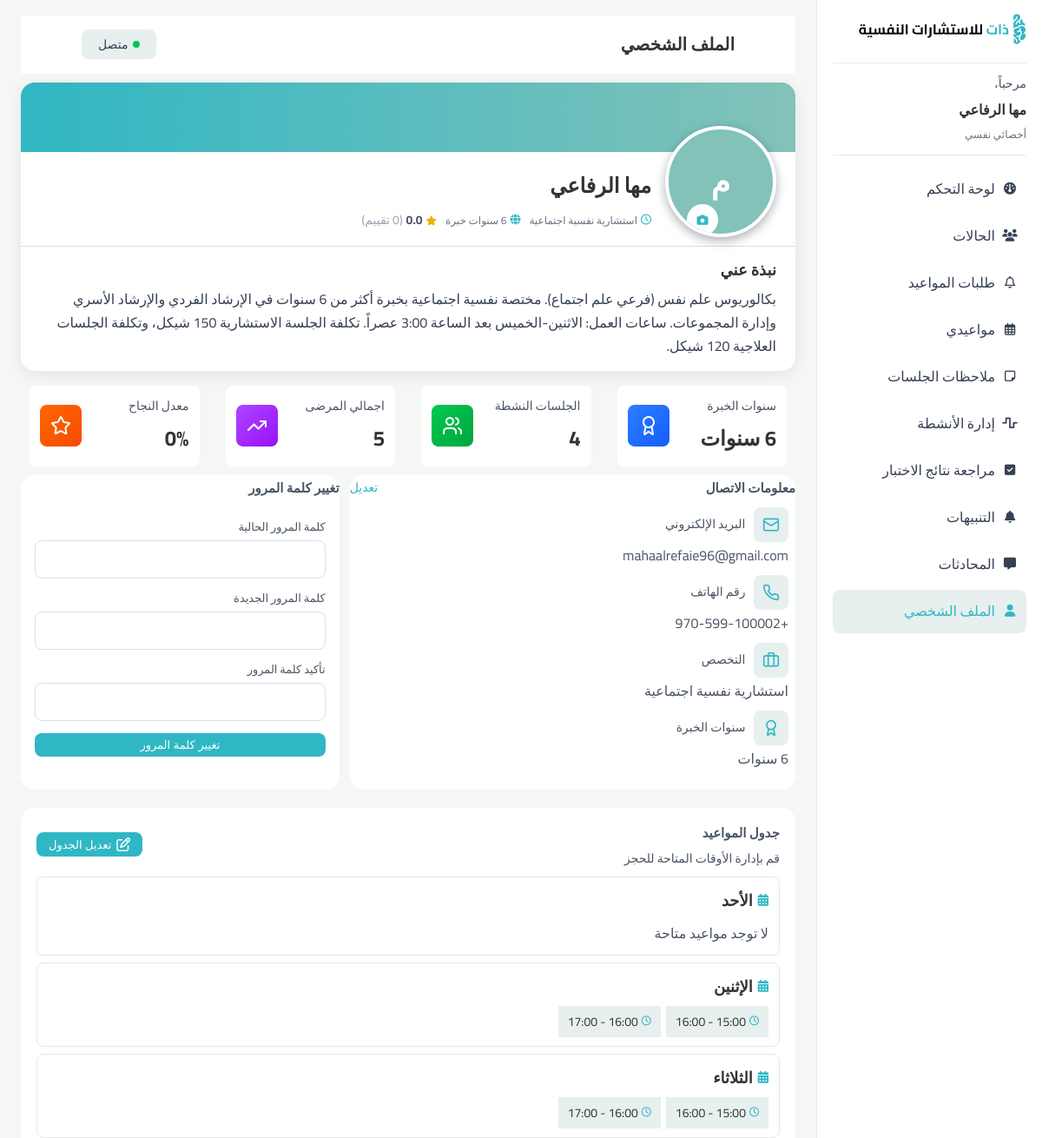
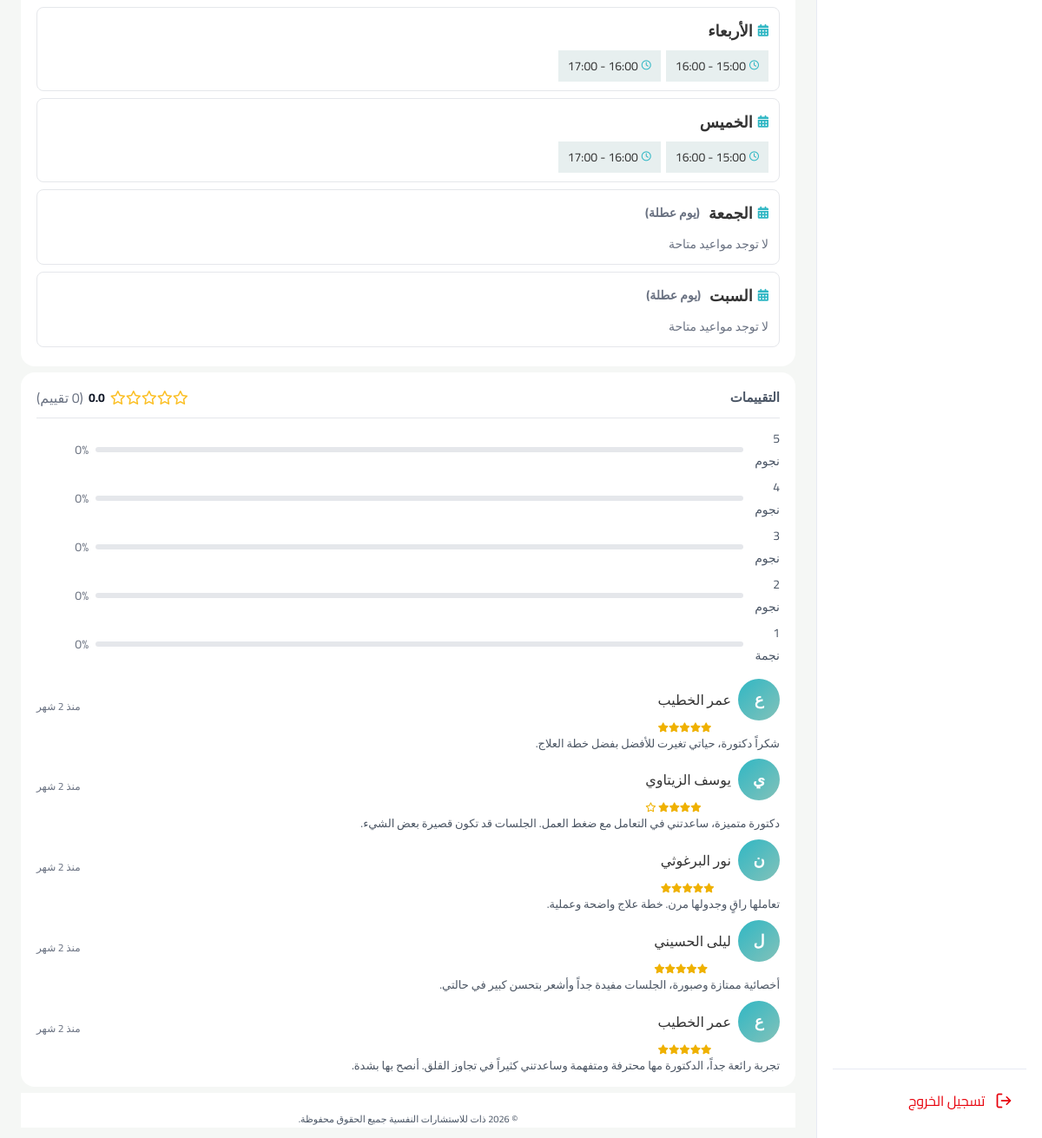
Page /TherapistPHP/therapist/profile/index.php (signed in) on the committed database (2 pictures, top to bottom).
### tables this page shows
CREATE TABLE `therapists` (
  `therapist_id` int(11) NOT NULL,
  `specialization` varchar(150) NOT NULL,
  `bio` text NOT NULL,
  `certification` varchar(50) NOT NULL,
  `experience_years` tinyint(3) UNSIGNED DEFAULT NULL,
  `rating` decimal(3,1) DEFAULT 0.0,
  `rating_count` int(10) UNSIGNED NOT NULL DEFAULT 0,
  `status` varchar(15) NOT NULL DEFAULT 'AVAILABLE' CHECK (`status` in ('AVAILABLE','BUSY','ON_LEAVE')),
  `color` varchar(50) DEFAULT NULL
);

CREATE TABLE `users` (
  `user_id` int(11) NOT NULL,
  `name` varchar(100) NOT NULL,
  `email` varchar(150) NOT NULL,
  `password` varchar(255) NOT NULL,
  `phone` varchar(20) DEFAULT NULL,
  `avatar` varchar(255) DEFAULT NULL,
  `role` varchar(20) NOT NULL CHECK (`role` in ('CLIENT','THERAPIST','ADMIN')),
  `is_active` tinyint(1) DEFAULT 1,
  `created_at` datetime NOT NULL DEFAULT current_timestamp(),
  `updated_at` datetime NOT NULL DEFAULT current_timestamp() ON UPDATE current_timestamp(),
  `is_2fa_enabled` tinyint(1) NOT NULL DEFAULT 0,
  `username` varchar(50) DEFAULT NULL,
  `appointment_notifications` tinyint(1) NOT NULL DEFAULT 1,
  `message_notifications` tinyint(1) NOT NULL DEFAULT 1,
  `activity_reminder_notifications` tinyint(1) NOT NULL DEFAULT 1,
  `session_version` int(10) UNSIGNED NOT NULL DEFAULT 0
);

CREATE TABLE `therapist_availability` (
  `availability_id` int(11) NOT NULL,
  `therapist_id` int(11) DEFAULT NULL,
  `day_of_week` varchar(10) NOT NULL CHECK (`day_of_week` in ('SUNDAY','MONDAY','TUESDAY','WEDNESDAY','THURSDAY','FRIDAY','SATURDAY')),
  `start_time` time NOT NULL,
  `end_time` time NOT NULL,
  `is_active` tinyint(1) NOT NULL DEFAULT 1
);

CREATE TABLE `therapist_reviews` (
  `review_id` int(11) NOT NULL,
  `therapist_id` int(11) NOT NULL,
  `client_id` int(11) NOT NULL,
  `rating` tinyint(3) UNSIGNED NOT NULL CHECK (`rating` between 1 and 5),
  `comment` text DEFAULT NULL,
  `created_at` datetime NOT NULL DEFAULT current_timestamp()
);

### TherapistPHP/therapist/profile/index.php (the view, shortened to what this page needs)
<?php
require_once __DIR__ . '/../../connection.php';
$user_id      = $_SESSION['user_id'];
$therapist_id = $user_id;
$stmt = $conn->prepare("
    SELECT u.name, u.email, u.phone, u.avatar,
           t.specialization, t.bio, t.certification,
           t.experience_years, t.rating, t.rating_count
    FROM users u
    JOIN therapists t ON t.therapist_id = u.user_id
    WHERE u.user_id = ?
");
$stmt->bind_param("i", $user_id);
$stmt->execute();
$profile = $stmt->get_result()->fetch_assoc();
$stmt = $conn->prepare("SELECT COUNT(*) AS cnt FROM appointments WHERE therapist_id = ? AND status = 'CONFIRMED'");
$stmt->bind_param("i", $therapist_id);
$stmt->execute();
$active_sessions = $stmt->get_result()->fetch_assoc()['cnt'];
$stmt = $conn->prepare("SELECT COUNT(DISTINCT client_id) AS cnt FROM cases WHERE therapist_id = ?");
$stmt->bind_param("i", $therapist_id);
$stmt->execute();
$total_patients = $stmt->get_result()->fetch_assoc()['cnt'];
$stmt = $conn->prepare("
    SELECT
        COUNT(CASE WHEN status = 'RECOVERED' THEN 1 END) AS recovered,
        COUNT(*) AS total
    FROM cases
    WHERE therapist_id = ? AND status != 'NEW'
");
$stmt->bind_param("i", $therapist_id);
$stmt->execute();
$sr = $stmt->get_result()->fetch_assoc();
$success_rate = ($sr['total'] > 0) ? round(($sr['recovered'] / $sr['total']) * 100) : 0;
$dayOrder = ['SUNDAY','MONDAY','TUESDAY','WEDNESDAY','THURSDAY','FRIDAY','SATURDAY'];
$dayNames = [
    'SUNDAY'    => 'الأحد',
    'MONDAY'    => 'الإثنين',
    'TUESDAY'   => 'الثلاثاء',
    'WEDNESDAY' => 'الأربعاء',
    'THURSDAY'  => 'الخميس',
    'FRIDAY'    => 'الجمعة',
    'SATURDAY'  => 'السبت',
];
$stmt = $conn->prepare("
    SELECT day_of_week, start_time, end_time
    FROM therapist_availability
    WHERE therapist_id = ? AND is_active = 1
    ORDER BY FIELD(day_of_week, 'SUNDAY','MONDAY','TUESDAY','WEDNESDAY','THURSDAY','FRIDAY','SATURDAY'), start_time
");
$stmt->bind_param("i", $therapist_id);
$stmt->execute();
$availRes = $stmt->get_result();
$schedule = [];
foreach ($dayOrder as $d) $schedule[$d] = [];
while ($row = $availRes->fetch_assoc()) {
    $schedule[$row['day_of_week']][] = $row;
}
$stmt = $conn->prepare("
    SELECT r.rating, r.comment, r.created_at, u.name AS reviewer_name
    FROM therapist_reviews r
    JOIN users u ON u.user_id = r.client_id
    WHERE r.therapist_id = ?
    ORDER BY r.created_at DESC
    LIMIT 10
");
$stmt->bind_param("i", $therapist_id);
$stmt->execute();
$reviewsRes = $stmt->get_result();
$reviews = [];
while ($row = $reviewsRes->fetch_assoc()) {
    $reviews[] = $row;
}
$ratingDist = [5 => 0, 4 => 0, 3 => 0, 2 => 0, 1 => 0];
$totalReviews = array_sum($ratingDist);
$initial = mb_substr($profile['name'], 0, 1, 'UTF-8');
function timeAgo($datetime) {
    $now  = new DateTime();
    $past = new DateTime($datetime);
    $diff = $now->diff($past);
    if ($diff->m > 0) return 'منذ ' . $diff->m . ' شهر';
    return 'منذ قليل';
}
?>
<!DOCTYPE html>
<html lang="ar" dir="rtl">
<head>
  <link rel="stylesheet" href="https://cdnjs.cloudflare.com/ajax/libs/font-awesome/6.5.1/css/all.min.css" />
  <link rel="stylesheet" href="../thirapist.css">
  <link rel="stylesheet" href="../total.css" />
  <link rel="stylesheet" href="style.css" />
</head>
<body>
  <div class="app">
    <?php include "../layouts/sidebar.php"; ?>
    <main class="main">
      <header class="main-header">
        <h1 class="page-title">الملف الشخصي</h1>
        <button class="status-btn">
          <span class="status-dot"></span>
          متصل
        </button>
      </header>
      <section class="profile-hero dash-card">
        <div class="profile-hero-main">
          <div class="profile-hero-info">
            <div class="profile-name-row">
              <h2 class="doctor-name"><?= htmlspecialchars($profile['name']) ?></h2>
            </div>
            <div class="doctor-meta-row">
              <div class="meta-item">
                <i class="fa-regular fa-clock"></i>
                <span><?= htmlspecialchars($profile['specialization']) ?></span>
              </div>
              <div class="meta-item">
                <i class="fa-solid fa-globe"></i>
                <span><?= (int)$profile['experience_years'] ?> سنوات خبرة</span>
              </div>
              <div class="doctor-rating">
                <span class="stars">
                  <i class="fa-solid fa-star"></i>
                </span>
                <span class="rating-value"><?= number_format((float)$profile['rating'], 1) ?></span>
                <span class="rating-count">(<?= (int)$profile['rating_count'] ?> تقييم)</span>
              </div>
            </div>
          </div>
          <div class="profile-hero-avatar">
            <div class="avatar-circle-lg">
              <span class="avatar-initial" <?= $profile['avatar'] ? 'style="display:none"' : '' ?>><?= $initial ?></span>
              <button type="button" class="avatar-change-btn">
                <i class="fa-solid fa-camera"></i>
              </button>
            </div>
          </div>
        </div>
        <div class="profile-hero-bio">
          <h3 class="bio-title">نبذة عني</h3>
          <p class="bio-text">
            <?= nl2br(htmlspecialchars($profile['bio'])) ?>
          </p>
        </div>
      </section>
      <section class="profile-stats-row">
        <div class="profile-stat-card">
          <div class="stat-text">
            <div class="stat-label">سنوات الخبرة</div>
            <div class="stat-value"><?= (int)$profile['experience_years'] ?> سنوات</div>
          </div>
          <div class="stat-icon">
            <img src="./img/خبرات .png" alt="سنوات الخبرة">
          </div>
        </div>
        <div class="profile-stat-card">
          <div class="stat-text">
            <div class="stat-label">الجلسات النشطة</div>
            <div class="stat-value"><?= $active_sessions ?></div>
          </div>
          <div class="stat-icon"><img src="./img/جلسات الانشطة.png" alt="الجلسات النشطة"></div>
        </div>
        <div class="profile-stat-card">
          <div class="stat-text">
            <div class="stat-label">اجمالي المرضى</div>
            <div class="stat-value"><?= $total_patients ?></div>
          </div>
          <div class="stat-icon"><img src="./img/اجمالي المرضى.png" alt="اجمالي المرضى"></div>
        </div>
        <div class="profile-stat-card">
          <div class="stat-text">
            <div class="stat-label">معدل النجاح</div>
            <div class="stat-value"><?= $success_rate ?>%</div>
          </div>
          <div class="stat-icon"><img src="./img/معدل النجاح .png" alt="معدل النجاح"></div>
        </div>
      </section>
      <section class="profile-middle-row">
        <section class="dash-card contact-card">
          <header class="card-header">
            <h3>معلومات الاتصال</h3>
            <button class="link-btn" id="editProfileBtn">تعديل</button>
          </header>
          <div class="contact-grid">
            <div class="contact-item">
              <img class="img" src="./img/البريد الاكتروني.png" alt="البريد الإلكتروني">
              <div class="label">البريد الإلكتروني</div>
              <div class="value" id="displayEmail"><?= htmlspecialchars($profile['email']) ?></div>
            </div>
            <div class="contact-item">
              <img class="img" src="./img/رقم الهاتف.png" alt="رقم الهاتف">
              <div class="label">رقم الهاتف</div>
              <div class="value" id="displayPhone"><?= htmlspecialchars($profile['phone'] ?? '-') ?></div>
            </div>
            <div class="contact-item">
              <img class="img" src="./img/التخصص.png" alt="التخصص">
              <div class="label">التخصص</div>
              <div class="value" id="displaySpec"><?= htmlspecialchars($profile['specialization']) ?></div>
            </div>
            <div class="contact-item">
              <img class="img" src="./img/سنوات الخبرة.png" alt="سنوات الخبرة">
              <div class="label">سنوات الخبرة</div>
              <div class="value" id="displayExp"><?= (int)$profile['experience_years'] ?> سنوات</div>
            </div>
          </div>
        </section>
        <section class="dash-card plan-card">
          <header class="card-header">
            <h3>تغيير كلمة المرور</h3>
          </header>
          <form id="passwordForm" class="password-form">
            <div class="form-group">
              <label>كلمة المرور الحالية</label>
              <input type="password" name="current_password" required>
            </div>
            <div class="form-group">
              <label>كلمة المرور الجديدة</label>
              <input type="password" name="new_password" required minlength="6">
            </div>
            <div class="form-group">
              <label>تأكيد كلمة المرور</label>
              <input type="password" name="confirm_password" required minlength="6">
            </div>
            <button type="submit" class="btn-secondary">تغيير كلمة المرور</button>
            <div id="passwordMsg" class="form-msg"></div>
          </form>
        </section>
      </section>
      <section class="dash-card schedule-card">
        <header class="card-header schedule-header">
          <div>
            <h3>جدول المواعيد</h3>
            <p class="schedule-sub">قم بإدارة الأوقات المتاحة للحجز</p>
          </div>
          <button id="editScheduleBtn" class="btn-secondary">
            <i class="fa-regular fa-pen-to-square"></i>
            تعديل الجدول
          </button>
        </header>
        <div id="scheduleContainer">
          <?php foreach ($dayOrder as $day):
            $slots   = $schedule[$day];
            $isOff   = empty($slots);
            $offDays = ['FRIDAY', 'SATURDAY'];
          ?>
          <div class="schedule-day <?= ($isOff && in_array($day, $offDays)) ? 'off-day' : '' ?>"
               data-day="<?= $day ?>">
            <div class="day-name">
              <i class="fa-solid fa-calendar-days"></i>
              <span><?= $dayNames[$day] ?></span>
              <?php if ($isOff && in_array($day, $offDays)): ?>
                <span class="off-note">(يوم عطلة)</span>
              <?php endif; ?>
            </div>
            <div class="day-slots">
              <?php if (!empty($slots)): ?>
                <?php foreach ($slots as $slot):
                  $st = substr($slot['start_time'], 0, 5);
                  $et = substr($slot['end_time'], 0, 5);
                ?>
                <span class="slot-pill" data-start="<?= $st ?>" data-end="<?= $et ?>">
                  <i class="fa-regular fa-clock"></i>
                  <?= $st ?> - <?= $et ?>
                </span>
                <?php endforeach; ?>
              <?php else: ?>
                <span class="no-slots">لا توجد مواعيد متاحة</span>
              <?php endif; ?>
            </div>
          </div>
          <?php endforeach; ?>
        </div>
      </section>
      <section class="dash-card reviews-card">
        <header class="card-header reviews-header">
          <h3>التقييمات</h3>
          <div class="reviews-summary">
            <span class="stars big">
              <?php
              $fullStars = floor((float)$profile['rating']);
              $half = ((float)$profile['rating'] - $fullStars) >= 0.5;
              for ($i = $fullStars + ($half ? 1 : 0); $i < 5; $i++) echo '<i class="fa-regular fa-star"></i>';
              ?>
            </span>
            <span class="total-rating"><?= number_format((float)$profile['rating'], 1) ?></span>
            <span class="reviews-count">(<?= (int)$profile['rating_count'] ?> تقييم)</span>
          </div>
        </header>
        <div class="reviews-body">
          <div class="rating-bars">
            <?php for ($star = 5; $star >= 1; $star--):
              $pct = $totalReviews > 0 ? round(($ratingDist[$star] / $totalReviews) * 100) : 0;
              $label = $star === 1 ? 'نجمة' : 'نجوم';
            ?>
            <div class="rating-row">
              <span class="rating-percent"><?= $star ?> <?= $label ?></span>
              <div class="rating-bar">
              </div>
              <span class="rating-label"><?= $pct ?>%</span>
            </div>
            <?php endfor; ?>
          </div>
          <div class="reviews-list">
            <?php if (empty($reviews)): ?>
              <p class="no-reviews-text">لا توجد تقييمات حتى الآن</p>
            <?php else: ?>
              <?php foreach ($reviews as $rev):
                $revInitial = mb_substr($rev['reviewer_name'], 0, 1, 'UTF-8');
                $fullStarsRev = (int)$rev['rating'];
              ?>
              <article class="review-item">
                <div class="review-header">
                  <div class="review-header-main">
                    <div class="reviewer-name-row">
                      <span class="reviewer-name"><?= htmlspecialchars($rev['reviewer_name']) ?></span>
                      <div class="case-avatar"><?= $revInitial ?></div>
                    </div>
                    <span class="review-stars">
                      <?php for ($i = 0; $i < $fullStarsRev; $i++) echo '<i class="fa-solid fa-star"></i>'; ?>
                      <?php for ($i = $fullStarsRev; $i < 5; $i++) echo '<i class="fa-regular fa-star"></i>'; ?>
                    </span>
                  </div>
                  <div class="review-time"><?= timeAgo($rev['created_at']) ?></div>
                </div>
                <?php if ($rev['comment']): ?>
                  <p class="review-text"><?= nl2br(htmlspecialchars($rev['comment'])) ?></p>
                <?php endif; ?>
              </article>
              <?php endforeach; ?>
            <?php endif; ?>
          </div>
        </div>
      </section>
      <footer class="main-footer">
        &copy; 2026 ذات للاستشارات النفسية جميع الحقوق محفوظة.
      </footer>
    </main>
  </div>
</body>
</html>

### rows in the picture
therapists: therapist_id.name "مها الرفاعي", specialization "استشارية نفسية اجتماعية", rating "0.0", rating_count "0", therapist_id.name "م", bio "بكالوريوس علم نفس (فرعي علم اجتماع). مختصة نفسية اجتماعية بخبرة أكثر من 6 سنوات في الإرشاد الفردي والإرشاد الأسري وإدارة المجموعات. ساعات العمل: الاثنين-الخميس بعد الساعة 3:00 عصراً. تكلفة الجلسة الاستشارية 150 شيكل، وتكلفة الجلسات العلاجية 120 شيكل.", therapist_id.email "mahaalrefaie96@gmail.com", therapist_id.phone "+970-599-100002", experience_years "6"
therapist_availability: end_time "16:00"
therapist_availability: end_time "17:00"
therapist_availability: end_time "16:00"
therapist_availability: end_time "17:00"
therapist_availability: end_time "16:00"
therapist_availability: end_time "17:00"
therapist_availability: end_time "16:00"
therapist_availability: end_time "17:00"
therapist_reviews: users.name "عمر الخطيب", users.name "ع", rating 5 (drawn), created_at "منذ 2 شهر", comment "شكراً دكتورة، حياتي تغيرت للأفضل بفضل خطة العلاج."
therapist_reviews: users.name "يوسف الزيتاوي", users.name "ي", rating 4 (drawn), created_at "منذ 2 شهر", comment "دكتورة متميزة، ساعدتني في التعامل مع ضغط العمل. الجلسات قد تكون قصيرة بعض الشيء."
therapist_reviews: users.name "نور البرغوثي", users.name "ن", rating 5 (drawn), created_at "منذ 2 شهر", comment "تعاملها راقٍ وجدولها مرن. خطة علاج واضحة وعملية."
therapist_reviews: users.name "ليلى الحسيني", users.name "ل", rating 5 (drawn), created_at "منذ 2 شهر", comment "أخصائية ممتازة وصبورة، الجلسات مفيدة جداً وأشعر بتحسن كبير في حالتي."
therapist_reviews: users.name "عمر الخطيب", users.name "ع", rating 5 (drawn), created_at "منذ 2 شهر", comment "تجربة رائعة جداً، الدكتورة مها محترفة ومتفهمة وساعدتني كثيراً في تجاوز القلق. أنصح بها بشدة."

### other values in the picture
$_SESSION['user_name'] "مها الرفاعي"
$active_sessions "4"
$total_patients "5"
$success_rate "0"
$dayNames[$day] "الأحد"
$dayNames[$day] "الإثنين"
$dayNames[$day] "الثلاثاء"
$dayNames[$day] "الأربعاء"
$dayNames[$day] "الخميس"
$dayNames[$day] "الجمعة"
$dayNames[$day] "السبت"
$label "نجوم"
$pct "0"
$label "نجمة"
